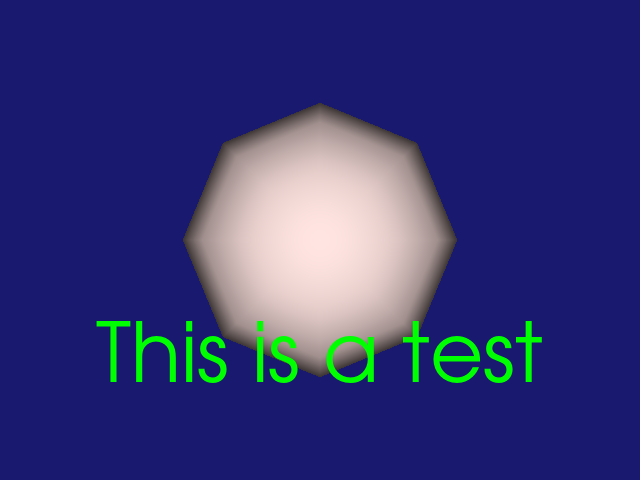

The script that drew this image:
#!/usr/bin/env python

# Display a movable text overlay on a sphere using a text widget.

# Factory overrides: importing these modules registers the OpenGL rendering
# and interaction style implementations for vtkRenderingCore factory classes.
import vtkmodules.vtkInteractionStyle  # noqa: F401
import vtkmodules.vtkRenderingOpenGL2  # noqa: F401

# VTK pipeline classes used in this example
from vtkmodules.vtkFiltersSources import vtkSphereSource
from vtkmodules.vtkInteractionWidgets import (
    vtkTextRepresentation,
    vtkTextWidget,
)
from vtkmodules.vtkRenderingCore import (
    vtkActor,
    vtkPolyDataMapper,
    vtkRenderWindow,
    vtkRenderWindowInteractor,
    vtkRenderer,
    vtkTextActor,
)

# Colors (normalized RGB)
misty_rose_rgb = (1.0, 0.894, 0.882)
midnight_blue_rgb = (0.098, 0.098, 0.439)
lime_rgb = (0.0, 1.0, 0.0)

# Source: generate a sphere
source = vtkSphereSource()

# Mapper: map polygon data to graphics primitives
mapper = vtkPolyDataMapper()
mapper.SetInputConnection(source.GetOutputPort())

# Actor: assign the mapped geometry
actor = vtkActor()
actor.SetMapper(mapper)
actor.GetProperty().SetColor(misty_rose_rgb)

# Renderer: assemble the scene
renderer = vtkRenderer()
renderer.AddActor(actor)
renderer.SetBackground(midnight_blue_rgb)

# Window: display the rendered scene
render_window = vtkRenderWindow()
render_window.AddRenderer(renderer)
render_window.SetWindowName("text widget")
render_window.SetMultiSamples(0)
render_window.SetSize(640, 480)

# Interactor: handle mouse and keyboard events
render_window_interactor = vtkRenderWindowInteractor()
render_window_interactor.SetRenderWindow(render_window)

# TextActor: the text to display
text_actor = vtkTextActor()
text_actor.SetInput("This is a test")
text_actor.GetTextProperty().SetColor(lime_rgb)

# TextRepresentation: position the text overlay
text_representation = vtkTextRepresentation()
text_representation.GetPositionCoordinate().SetValue(0.15, 0.15)
text_representation.GetPosition2Coordinate().SetValue(0.7, 0.2)

# TextWidget: interactive text overlay (SelectableOff allows moving the widget)
text_widget = vtkTextWidget()
text_widget.SetRepresentation(text_representation)
text_widget.SetInteractor(render_window_interactor)
text_widget.SetTextActor(text_actor)
text_widget.SelectableOff()

# Launch the interactive visualization
render_window_interactor.Initialize()
render_window.Render()
text_widget.On()
render_window_interactor.Start()
